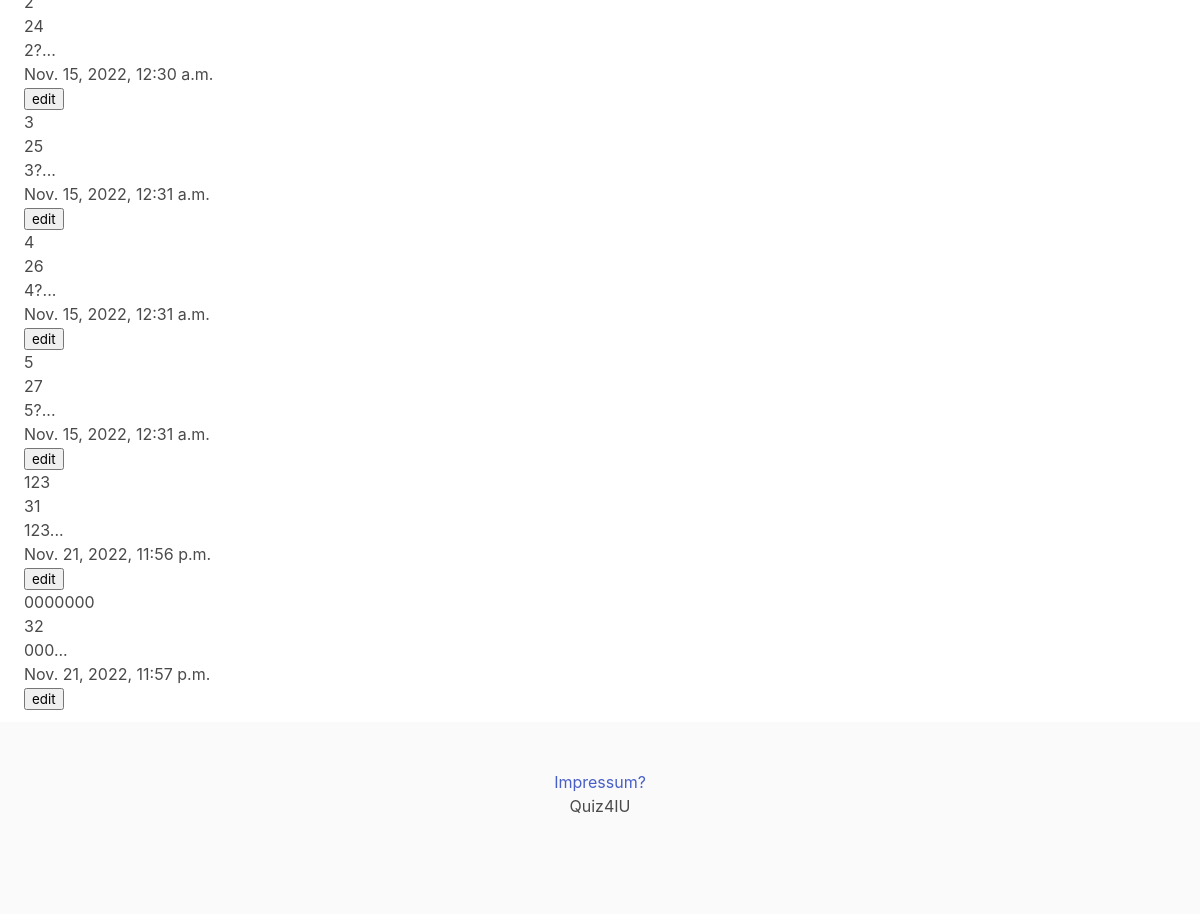
The page /quiz/question_list/ (lower part) on the database as committed earlier.
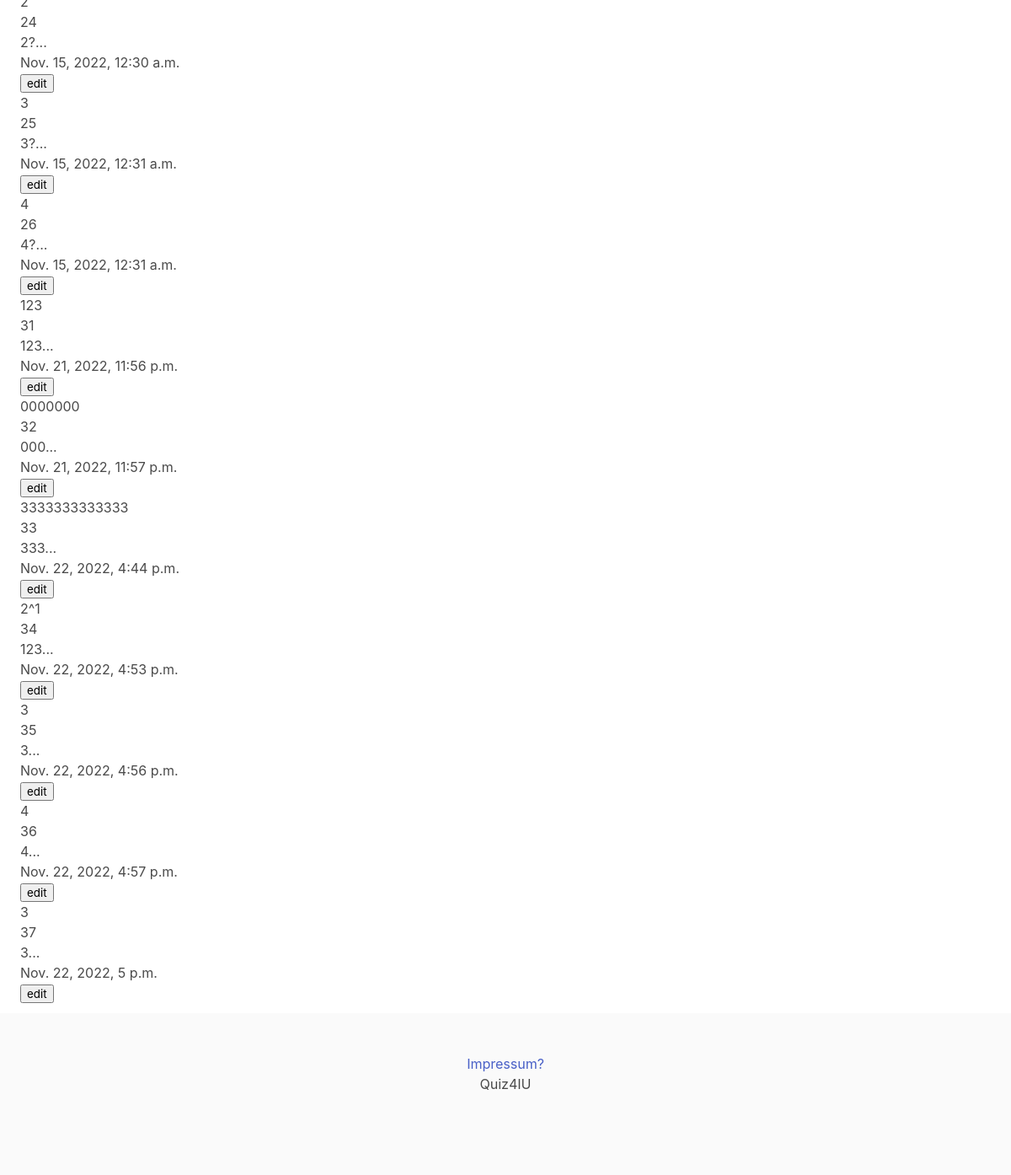
The same page on the database as committed later.
### quiz/models.py (models this page shows, shortened)
class Question(models.Model):
    category = models.ForeignKey(Category, on_delete=models.CASCADE, blank=True, null=True)
    name = models.CharField(max_length = 100)
    question = models.TextField()
    answer_correct = models.CharField(max_length = 100)
    answer_wrong_1 = models.CharField(max_length = 100)
    answer_reason_1 = models.CharField(max_length = 100)
    date = models.DateTimeField(auto_now_add=True)
    def snippet(self):
        return self.question[:10] + "..."

### quiz/views.py (the view)
# urls.py: path('question_list/',views.question_list),
def question_list(request):
    questions = Question.objects.all().order_by('date')
    return render(request, 'question_list.html', {'questions':questions})

### quiz/templates/question_list.html (shortened to what this page needs)
{% extends 'base_layout.html' %}
{% block content %}
        <div class="questions">
            {% for question in questions %}
            <form method="post" action="../{{ question.id }}">
                <div class="question">
                    <h2>{{question.name}}</h2>
                    <p>{{ question.id }}</p>
                    <p>{{ question.snippet }}</p>
                    <p>{{ question.date }}</p>
                    <button type="submit",name="edit",value="edit">edit</button>
                </div>
            </form>
            {% endfor %}
        </div>
{% endblock %}

### quiz/templates/base_layout.html (shortened to what this page needs)
<!DOCTYPE html>
<html>
  <head>
    {% include 'includes/meta.html' %}
  </head>
  <body>
    <div class="container is-widescreen">
      {% block content %}
      {% endblock %}
    </div>
  </body>
  {% include 'includes/footer.html' %}
</html>

### quiz/templates/includes/meta.html (shortened to what this page needs)
    <link rel="stylesheet" href="/static/bulma/css/bulma.css">

### quiz/templates/includes/footer.html
<footer class="footer mt-3">
    <div class="container content has-text-centered">
      <a href="{% url 'impressum' %}">Impressum?</a>
      <p>Quiz4IU</p>
  </footer>

Rows that differ between the two databases and show on the page:
removed Question: name "5", id "27", snippet "5?...", date "Nov. 15, 2022, 12:31 a.m."
added Question: name "3333333333333", id "33", snippet "333...", date "Nov. 22, 2022, 4:44 p.m."
added Question: name "2^1", id "34", snippet "123...", date "Nov. 22, 2022, 4:53 p.m."
added Question: name "3", id "35", snippet "3...", date "Nov. 22, 2022, 4:56 p.m."
added Question: name "4", id "36", snippet "4...", date "Nov. 22, 2022, 4:57 p.m."
added Question: name "3", id "37", snippet "3...", date "Nov. 22, 2022, 5 p.m."
